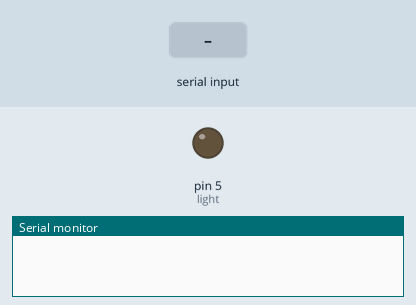
Simulated run of this sketch. Board: Arduino Uno, built with avr-gcc and run on an emulated ATmega328P. On the bench: output pins drawn as LEDs (lit = HIGH), the last lines printed to the serial monitor. Inputs (shaded band) come from the test bench.

Above: at 1.2 s.
1.3 s: "turn on light" received over the second serial link
At 2.2 s:
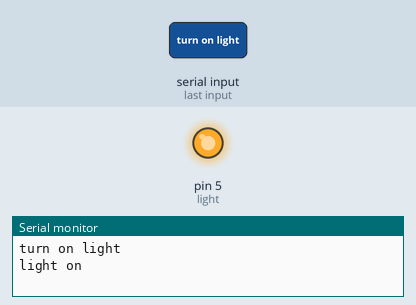
2.8 s: "turn off light" received over the second serial link
At 3.5 s:
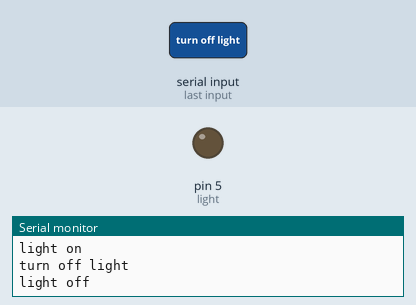
Timing chart, 0 to 5.8 s (numbered marks = the images above; inputs shaded):
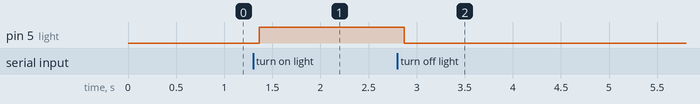

The sketch:

Voice.ino
```cpp
#include <SoftwareSerial.h>
SoftwareSerial mySerial(10, 11);

int light = 5;
String data;

void setup()
{
  Serial.begin(9600);
  mySerial.begin(9600);
  pinMode(light, OUTPUT);
  digitalWrite(light, LOW);
}


void loop()
{
  int i = 0;
  char ch = 0;
  data = "";
  while (mySerial.available())
  {
    delay(5);
    ch = mySerial.read();
    data += ch;
  }
  if (data.length() > 0)
  {
  Serial.println(data);   // data to serial port

  if (data == "turn on light")  //to turn on light
  {
    digitalWrite(light, HIGH);
    Serial.println("light on");
  }

  else if (data == "turn off light") //to turn off light
  {
    digitalWrite(light, LOW);
    Serial.println("light off");
  }
    data="";
  }
}
```

Measured:
- after the input at 1.3 s, pin 5 (light): LOW → HIGH after 0.07 s
- after the input at 2.8 s, pin 5 (light): HIGH → LOW after 0.07 s
